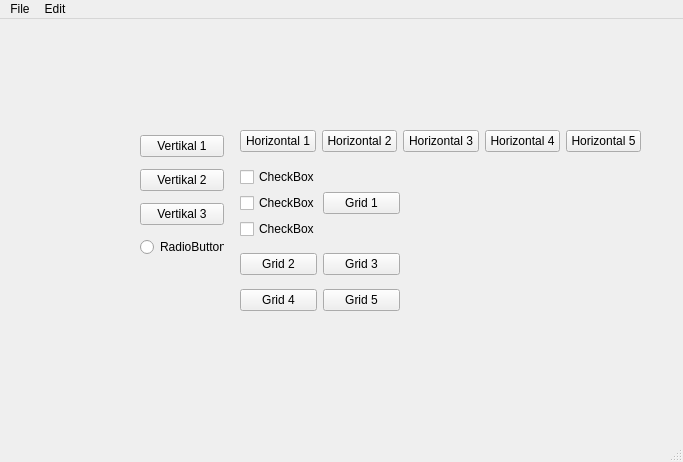
<?xml version="1.0" encoding="UTF-8"?>
<ui version="4.0">
 <class>MainWindow</class>
 <widget class="QMainWindow" name="MainWindow">
  <property name="geometry">
   <rect>
    <x>0</x>
    <y>0</y>
    <width>683</width>
    <height>462</height>
   </rect>
  </property>
  <property name="windowTitle">
   <string>MainWindow</string>
  </property>
  <widget class="QWidget" name="centralwidget">
   <widget class="QWidget" name="">
    <property name="geometry">
     <rect>
      <x>140</x>
      <y>110</y>
      <width>84</width>
      <height>135</height>
     </rect>
    </property>
    <layout class="QVBoxLayout" name="verticalLayout">
     <item>
      <widget class="QPushButton" name="pushButton_4">
       <property name="text">
        <string>Vertikal 1</string>
       </property>
      </widget>
     </item>
     <item>
      <widget class="QPushButton" name="pushButton_2">
       <property name="text">
        <string>Vertikal 2</string>
       </property>
      </widget>
     </item>
     <item>
      <widget class="QPushButton" name="pushButton">
       <property name="text">
        <string>Vertikal 3</string>
       </property>
      </widget>
     </item>
     <item>
      <widget class="QRadioButton" name="radioButton">
       <property name="text">
        <string>RadioButton</string>
       </property>
      </widget>
     </item>
    </layout>
   </widget>
   <widget class="QWidget" name="">
    <property name="geometry">
     <rect>
      <x>240</x>
      <y>110</y>
      <width>401</width>
      <height>25</height>
     </rect>
    </property>
    <layout class="QHBoxLayout" name="horizontalLayout">
     <item>
      <widget class="QPushButton" name="pushButton_5">
       <property name="text">
        <string>Horizontal 1</string>
       </property>
      </widget>
     </item>
     <item>
      <widget class="QPushButton" name="pushButton_6">
       <property name="text">
        <string>Horizontal 2</string>
       </property>
      </widget>
     </item>
     <item>
      <widget class="QPushButton" name="pushButton_7">
       <property name="text">
        <string>Horizontal 3</string>
       </property>
      </widget>
     </item>
     <item>
      <widget class="QPushButton" name="pushButton_3">
       <property name="text">
        <string>Horizontal 4</string>
       </property>
      </widget>
     </item>
     <item>
      <widget class="QPushButton" name="pushButton_8">
       <property name="text">
        <string>Horizontal 5</string>
       </property>
      </widget>
     </item>
    </layout>
   </widget>
   <widget class="QWidget" name="">
    <property name="geometry">
     <rect>
      <x>240</x>
      <y>140</y>
      <width>160</width>
      <height>160</height>
     </rect>
    </property>
    <layout class="QGridLayout" name="gridLayout">
     <item row="0" column="1">
      <widget class="QPushButton" name="pushButton_10">
       <property name="text">
        <string>Grid 1</string>
       </property>
      </widget>
     </item>
     <item row="0" column="0">
      <layout class="QVBoxLayout" name="verticalLayout_2">
       <item>
        <widget class="QCheckBox" name="checkBox_2">
         <property name="text">
          <string>CheckBox</string>
         </property>
        </widget>
       </item>
       <item>
        <widget class="QCheckBox" name="checkBox">
         <property name="text">
          <string>CheckBox</string>
         </property>
        </widget>
       </item>
       <item>
        <widget class="QCheckBox" name="checkBox_3">
         <property name="text">
          <string>CheckBox</string>
         </property>
        </widget>
       </item>
      </layout>
     </item>
     <item row="1" column="1">
      <widget class="QPushButton" name="pushButton_13">
       <property name="text">
        <string>Grid 3</string>
       </property>
      </widget>
     </item>
     <item row="1" column="0">
      <widget class="QPushButton" name="pushButton_11">
       <property name="text">
        <string>Grid 2</string>
       </property>
      </widget>
     </item>
     <item row="2" column="0">
      <widget class="QPushButton" name="pushButton_12">
       <property name="text">
        <string>Grid 4</string>
       </property>
      </widget>
     </item>
     <item row="2" column="1">
      <widget class="QPushButton" name="pushButton_9">
       <property name="text">
        <string>Grid 5</string>
       </property>
      </widget>
     </item>
    </layout>
   </widget>
  </widget>
  <widget class="QMenuBar" name="menubar">
   <property name="geometry">
    <rect>
     <x>0</x>
     <y>0</y>
     <width>683</width>
     <height>21</height>
    </rect>
   </property>
   <widget class="QMenu" name="menuFile">
    <property name="title">
     <string>File</string>
    </property>
    <widget class="QMenu" name="menuCopy">
     <property name="title">
      <string>Copy</string>
     </property>
     <addaction name="actionSebagian"/>
     <addaction name="actionSemuanya"/>
    </widget>
    <addaction name="actionNew"/>
    <addaction name="menuCopy"/>
    <addaction name="separator"/>
    <addaction name="actionExit"/>
   </widget>
   <widget class="QMenu" name="menuEdit">
    <property name="title">
     <string>Edit</string>
    </property>
    <addaction name="actionUndo"/>
   </widget>
   <addaction name="menuFile"/>
   <addaction name="menuEdit"/>
  </widget>
  <widget class="QStatusBar" name="statusbar"/>
  <action name="actionNew">
   <property name="text">
    <string>New </string>
   </property>
  </action>
  <action name="actionOpen">
   <property name="text">
    <string>Open</string>
   </property>
  </action>
  <action name="actionExit">
   <property name="text">
    <string>Exit</string>
   </property>
  </action>
  <action name="actionSebagian">
   <property name="text">
    <string>Sebagian</string>
   </property>
  </action>
  <action name="actionSemuanya">
   <property name="text">
    <string>Semuanya</string>
   </property>
  </action>
  <action name="actionUndo">
   <property name="text">
    <string>Undo</string>
   </property>
  </action>
 </widget>
 <resources/>
 <connections/>
</ui>
